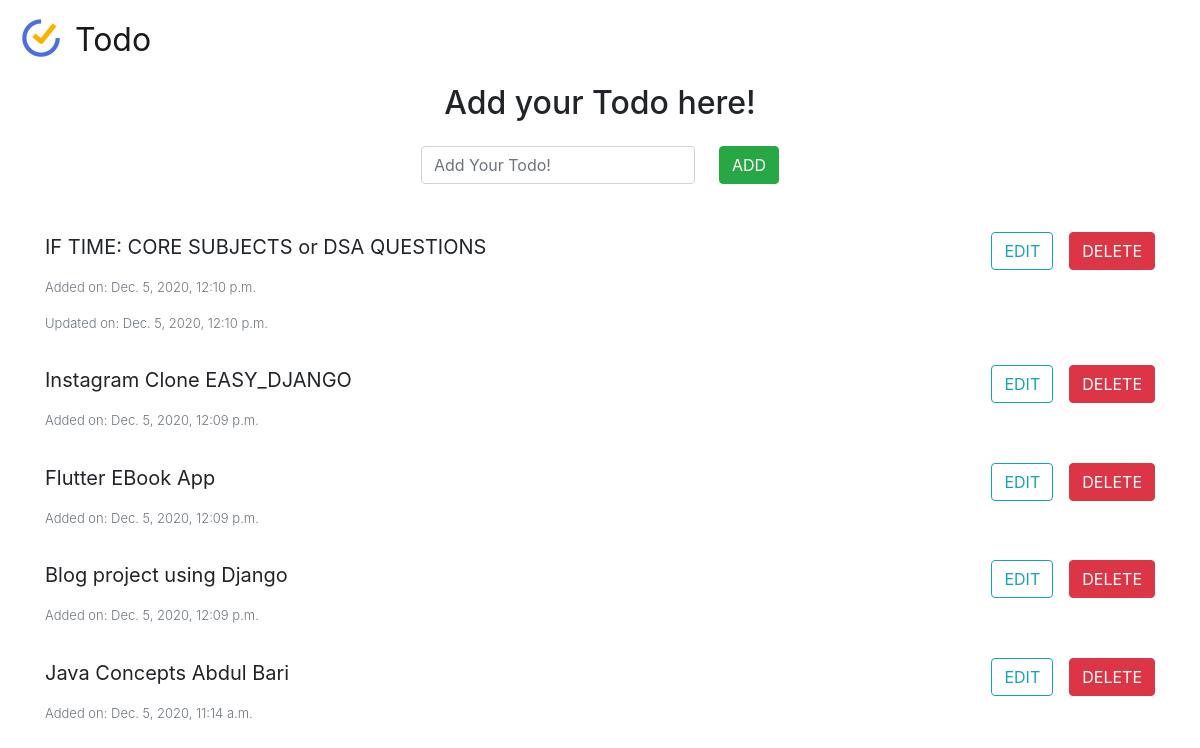
Before: / with the older database file.
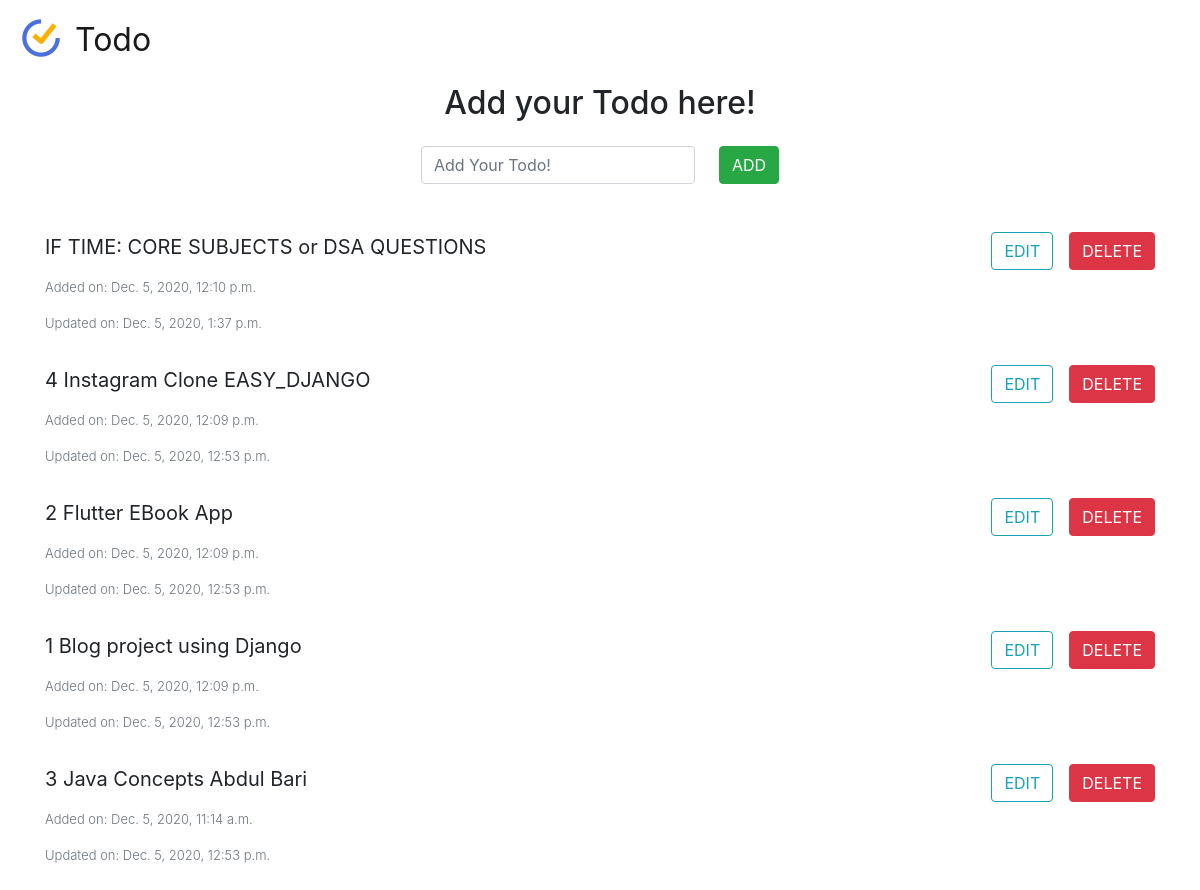
After: the same page with the newer database file.
### maketodo/models.py (models this page shows, shortened)
class ToDo(models.Model):
    todo_text = models.CharField(max_length=200)
    added_on = models.DateTimeField(auto_now_add=True)
    updated_on = models.DateTimeField(auto_now=True)
    class Meta:
        ordering = ['-added_on']

### maketodo/views.py (the view)
# urls.py: path('', home, name='home'),
def home(request):
    todo_list = ToDo.objects.all()
    form = ToDoForm()
    context = {'app_name':'Todo App', 'todo_list':todo_list,'form':form}
    return render(request, 'home.html', context)

### maketodo/forms.py
class ToDoForm(forms.ModelForm):
    class Meta:
        model = ToDo
        fields = ['todo_text']
        widgets = {'todo_text': forms.TextInput(attrs={
                                        'class': 'form-control',
                                        'placeholder':'Add Your Todo!'})}

### maketodo/templates/home.html (shortened to what this page needs)
{% load static %}
<!DOCTYPE html>
<html>
  <head>
    <link
      rel="stylesheet"
      href="https://cdn.jsdelivr.net/npm/bootstrap@4.5.3/dist/css/bootstrap.min.css"
    />
  </head>
  <body>
    <nav class="navbar navbar-light bg-white">
      <a class="navbar-brand" href="#" style="font-size: 32px">
        <img class="mb-2" src="{% static "images/ticktick-app-icon.jpg" %}"
        width="50" height="50" class="d-inline-block align-top" alt=""
        loading="lazy" /> Todo
      </a>
    </nav>
    <div class="container-fluid">
      <h2 class="text-center">Add your Todo here!</h2>
    </div>
    <div class="container">
      <div class="row">
        <div class="col">
          <form
            class="form-inline justify-content-center mt-3 mb-5"
            action="add_todo/"
            method="POST"
          >
            <div class="form-group">{{ form.todo_text }}</div>
            <button
              type="submit"
              class="form-group ml-4 btn btn-success"
            >
              ADD
            </button>
          </form>
        </div>
      </div>
    </div>
    <div class="container">
      {% for todo in todo_list %}
      <div class="row no-gutters mb-3">
        <div class="col">
          <p class="lead"><strong>{{ todo.todo_text }}</strong></p>
          <p class="lead text-muted" style="font-size: 13px">
            Added on: {{ todo.added_on }}
          </p>
          {% if todo.added_on != todo.updated_on %}
          <p class="lead text-muted" style="font-size: 13px">
            Updated on: {{ todo.updated_on }}
          </p>
          {% endif %}
        </div>
        <form action="{% url 'edit_todo' todo.id %}">
          <button
            type="submit"
            class="btn btn-outline-info float-right mr-2 ml-1"
          >
            EDIT
          </button>
        </form>
        <form method="POST" action="{% url 'delete_todo' todo.id %} ">
          <button type="submit" class="btn btn-danger float-right ml-2">
            DELETE
          </button>
        </form>
      </div>
      {% endfor %}
    </div>
  </body>
</html>

Changed rows visible on the page:
changed ToDo "IF TIME: CORE SUBJECTS or DSA QUESTIONS": updated_on "Dec. 5, 2020, 12:10 p.m." → "Dec. 5, 2020, 1:37 p.m."
changed ToDo: todo_text "Instagram Clone EASY_DJANGO" → "4 Instagram Clone EASY_DJANGO"; updated_on (not shown) → "Dec. 5, 2020, 12:53 p.m."
changed ToDo: todo_text "Flutter EBook App" → "2 Flutter EBook App"; updated_on (not shown) → "Dec. 5, 2020, 12:53 p.m."
changed ToDo: todo_text "Blog project using Django" → "1 Blog project using Django"; updated_on (not shown) → "Dec. 5, 2020, 12:53 p.m."
changed ToDo: todo_text "Java Concepts Abdul Bari" → "3 Java Concepts Abdul Bari"; updated_on (not shown) → "Dec. 5, 2020, 12:53 p.m."
